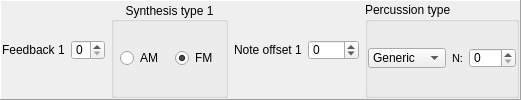
              <widget class="QFrame" name="frame_2">
               <property name="sizePolicy">
                <sizepolicy hsizetype="Preferred" vsizetype="Maximum">
                 <horstretch>0</horstretch>
                 <verstretch>0</verstretch>
                </sizepolicy>
               </property>
               <property name="frameShape">
                <enum>QFrame::Panel</enum>
               </property>
               <property name="frameShadow">
                <enum>QFrame::Raised</enum>
               </property>
               <layout class="QHBoxLayout" name="horizontalLayout_14">
                <property name="leftMargin">
                 <number>1</number>
                </property>
                <property name="topMargin">
                 <number>1</number>
                </property>
                <property name="rightMargin">
                 <number>1</number>
                </property>
                <property name="bottomMargin">
                 <number>1</number>
                </property>
                <item>
                 <widget class="QFrame" name="feedback1_zone">
                  <property name="sizePolicy">
                   <sizepolicy hsizetype="Maximum" vsizetype="Preferred">
                    <horstretch>0</horstretch>
                    <verstretch>0</verstretch>
                   </sizepolicy>
                  </property>
                  <layout class="QHBoxLayout" name="horizontalLayout_11">
                   <property name="leftMargin">
                    <number>0</number>
                   </property>
                   <property name="topMargin">
                    <number>0</number>
                   </property>
                   <property name="rightMargin">
                    <number>0</number>
                   </property>
                   <property name="bottomMargin">
                    <number>0</number>
                   </property>
                   <item>
                    <widget class="QLabel" name="label_25">
                     <property name="toolTip">
                      <string>&lt;html&gt;&lt;head/&gt;&lt;body&gt;&lt;p&gt;&lt;span style=&quot; font-weight:600;&quot;&gt;FeedBack Modulation Factor&lt;/span&gt;&lt;/p&gt;&lt;p&gt;If 0, no feedback is present. If 1-7, operator 1 will send a portion of its output back into itself.&lt;/p&gt;&lt;table border=&quot;1&quot; style=&quot; margin-top:0px; margin-bottom:0px; margin-left:0px; margin-right:0px;&quot; cellspacing=&quot;0&quot; cellpadding=&quot;0&quot;&gt;&lt;tr&gt;&lt;td&gt;&lt;p align=&quot;center&quot;&gt;&lt;span style=&quot; font-weight:600;&quot;&gt;FeedBack&lt;/span&gt;&lt;/p&gt;&lt;/td&gt;&lt;td&gt;&lt;p align=&quot;center&quot;&gt;&lt;span style=&quot; font-weight:600;&quot;&gt;Factor&lt;/span&gt;&lt;/p&gt;&lt;/td&gt;&lt;/tr&gt;&lt;tr&gt;&lt;td&gt;&lt;p align=&quot;center&quot;&gt;0&lt;/p&gt;&lt;/td&gt;&lt;td&gt;&lt;p align=&quot;center&quot;&gt;0&lt;/p&gt;&lt;/td&gt;&lt;/tr&gt;&lt;tr&gt;&lt;td&gt;&lt;p align=&quot;center&quot;&gt;1&lt;/p&gt;&lt;/td&gt;&lt;td&gt;&lt;p align=&quot;center&quot;&gt;n/16&lt;/p&gt;&lt;/td&gt;&lt;/tr&gt;&lt;tr&gt;&lt;td&gt;&lt;p align=&quot;center&quot;&gt;2&lt;/p&gt;&lt;/td&gt;&lt;td&gt;&lt;p align=&quot;center&quot;&gt;n/8&lt;/p&gt;&lt;/td&gt;&lt;/tr&gt;&lt;tr&gt;&lt;td&gt;&lt;p align=&quot;center&quot;&gt;3&lt;/p&gt;&lt;/td&gt;&lt;td&gt;&lt;p align=&quot;center&quot;&gt;n/4&lt;/p&gt;&lt;/td&gt;&lt;/tr&gt;&lt;tr&gt;&lt;td&gt;&lt;p align=&quot;center&quot;&gt;4&lt;/p&gt;&lt;/td&gt;&lt;td&gt;&lt;p align=&quot;center&quot;&gt;n/2&lt;/p&gt;&lt;/td&gt;&lt;/tr&gt;&lt;tr&gt;&lt;td&gt;&lt;p align=&quot;center&quot;&gt;5&lt;/p&gt;&lt;/td&gt;&lt;td&gt;&lt;p align=&quot;center&quot;&gt;n&lt;/p&gt;&lt;/td&gt;&lt;/tr&gt;&lt;tr&gt;&lt;td&gt;&lt;p align=&quot;center&quot;&gt;6&lt;/p&gt;&lt;/td&gt;&lt;td&gt;&lt;p align=&quot;center&quot;&gt;2.n&lt;/p&gt;&lt;/td&gt;&lt;/tr&gt;&lt;tr&gt;&lt;td&gt;&lt;p align=&quot;center&quot;&gt;7&lt;/p&gt;&lt;/td&gt;&lt;td&gt;&lt;p align=&quot;center&quot;&gt;4.n&lt;/p&gt;&lt;/td&gt;&lt;/tr&gt;&lt;/table&gt;&lt;p&gt;When in four-operator mode, the FeedBack value is used only by Operator 1, value of Operators 2, 3 and 4 is ignored.&lt;/p&gt;&lt;/body&gt;&lt;/html&gt;</string>
                     </property>
                     <property name="text">
                      <string>Feedback 1</string>
                     </property>
                    </widget>
                   </item>
                   <item>
                    <widget class="QSpinBox" name="feedback1">
                     <property name="maximumSize">
                      <size>
                       <width>60</width>
                       <height>20</height>
                      </size>
                     </property>
                     <property name="toolTip">
                      <string>&lt;html&gt;&lt;head/&gt;&lt;body&gt;&lt;p&gt;&lt;span style=&quot; font-weight:600;&quot;&gt;FeedBack Modulation Factor&lt;/span&gt;&lt;/p&gt;&lt;p&gt;If 0, no feedback is present. If 1-7, operator 1 will send a portion of its output back into itself.&lt;/p&gt;&lt;table border=&quot;1&quot; style=&quot; margin-top:0px; margin-bottom:0px; margin-left:0px; margin-right:0px;&quot; cellspacing=&quot;0&quot; cellpadding=&quot;0&quot;&gt;&lt;tr&gt;&lt;td&gt;&lt;p align=&quot;center&quot;&gt;&lt;span style=&quot; font-weight:600;&quot;&gt;FeedBack&lt;/span&gt;&lt;/p&gt;&lt;/td&gt;&lt;td&gt;&lt;p align=&quot;center&quot;&gt;&lt;span style=&quot; font-weight:600;&quot;&gt;Factor&lt;/span&gt;&lt;/p&gt;&lt;/td&gt;&lt;/tr&gt;&lt;tr&gt;&lt;td&gt;&lt;p align=&quot;center&quot;&gt;0&lt;/p&gt;&lt;/td&gt;&lt;td&gt;&lt;p align=&quot;center&quot;&gt;0&lt;/p&gt;&lt;/td&gt;&lt;/tr&gt;&lt;tr&gt;&lt;td&gt;&lt;p align=&quot;center&quot;&gt;1&lt;/p&gt;&lt;/td&gt;&lt;td&gt;&lt;p align=&quot;center&quot;&gt;n/16&lt;/p&gt;&lt;/td&gt;&lt;/tr&gt;&lt;tr&gt;&lt;td&gt;&lt;p align=&quot;center&quot;&gt;2&lt;/p&gt;&lt;/td&gt;&lt;td&gt;&lt;p align=&quot;center&quot;&gt;n/8&lt;/p&gt;&lt;/td&gt;&lt;/tr&gt;&lt;tr&gt;&lt;td&gt;&lt;p align=&quot;center&quot;&gt;3&lt;/p&gt;&lt;/td&gt;&lt;td&gt;&lt;p align=&quot;center&quot;&gt;n/4&lt;/p&gt;&lt;/td&gt;&lt;/tr&gt;&lt;tr&gt;&lt;td&gt;&lt;p align=&quot;center&quot;&gt;4&lt;/p&gt;&lt;/td&gt;&lt;td&gt;&lt;p align=&quot;center&quot;&gt;n/2&lt;/p&gt;&lt;/td&gt;&lt;/tr&gt;&lt;tr&gt;&lt;td&gt;&lt;p align=&quot;center&quot;&gt;5&lt;/p&gt;&lt;/td&gt;&lt;td&gt;&lt;p align=&quot;center&quot;&gt;n&lt;/p&gt;&lt;/td&gt;&lt;/tr&gt;&lt;tr&gt;&lt;td&gt;&lt;p align=&quot;center&quot;&gt;6&lt;/p&gt;&lt;/td&gt;&lt;td&gt;&lt;p align=&quot;center&quot;&gt;2.n&lt;/p&gt;&lt;/td&gt;&lt;/tr&gt;&lt;tr&gt;&lt;td&gt;&lt;p align=&quot;center&quot;&gt;7&lt;/p&gt;&lt;/td&gt;&lt;td&gt;&lt;p align=&quot;center&quot;&gt;4.n&lt;/p&gt;&lt;/td&gt;&lt;/tr&gt;&lt;/table&gt;&lt;p&gt;When in four-operator mode, the FeedBack value is used only by Operator 1, value of Operators 2, 3 and 4 is ignored.&lt;/p&gt;&lt;/body&gt;&lt;/html&gt;</string>
                     </property>
                     <property name="maximum">
                      <number>7</number>
                     </property>
                    </widget>
                   </item>
                  </layout>
                 </widget>
                </item>
                <item>
                 <widget class="QGroupBox" name="connect1">
                  <property name="sizePolicy">
                   <sizepolicy hsizetype="Maximum" vsizetype="Preferred">
                    <horstretch>0</horstretch>
                    <verstretch>0</verstretch>
                   </sizepolicy>
                  </property>
                  <property name="toolTip">
                   <string>&lt;html&gt;&lt;head/&gt;&lt;body&gt;&lt;p&gt;&lt;span style=&quot; font-weight:600;&quot;&gt;Synthesis Type.&lt;/span&gt;&lt;/p&gt;&lt;p&gt;AM (1) = Additive synthesis, FM (0) = Frequency Modulation&lt;br/&gt;In four-operator mode, there are two bits controlling the synthesis type. Both are the bit 0 of register C0, one of Operators 1 and 2 and the second of Operators 3 and 4. &lt;/p&gt;
&lt;table border=&quot;1&quot; style=&quot; margin-top:0px; margin-bottom:0px; margin-left:0px; margin-right:0px;&quot; cellspacing=&quot;0&quot; cellpadding=&quot;0&quot;&gt;
&lt;tr&gt;&lt;th&gt;Op 1&amp;amp;2&lt;/th&gt;&lt;th&gt;Op 3&amp;amp;4 &lt;/th&gt;&lt;th&gt;Type&lt;/th&gt;&lt;/tr&gt;
&lt;tr&gt;&lt;td&gt;0&lt;/td&gt;&lt;td&gt;NONE&lt;/td&gt;&lt;td&gt;FM&lt;/td&gt;&lt;/tr&gt;
&lt;tr&gt;&lt;td&gt;1&lt;/td&gt;&lt;td&gt;NONE&lt;/td&gt;&lt;td&gt;AM&lt;/td&gt;&lt;/tr&gt;
&lt;tr&gt;&lt;td&gt;0&lt;/td&gt;&lt;td&gt;0&lt;/td&gt;&lt;td&gt;FM-FM&lt;/td&gt;&lt;/tr&gt;
&lt;tr&gt;&lt;td&gt;1&lt;/td&gt;&lt;td&gt;0&lt;/td&gt;&lt;td&gt;AM-FM&lt;/td&gt;&lt;/tr&gt;
&lt;tr&gt;&lt;td&gt;0&lt;/td&gt;&lt;td&gt;1&lt;/td&gt;&lt;td&gt;FM-AM&lt;/td&gt;&lt;/tr&gt;
&lt;tr&gt;&lt;td&gt;1&lt;/td&gt;&lt;td&gt;1&lt;/td&gt;&lt;td&gt;AM-AM&lt;/td&gt;&lt;/tr&gt;
&lt;/table&gt;
&lt;/body&gt;&lt;/html&gt;</string>
                  </property>
                  <property name="title">
                   <string>Synthesis type 1</string>
                  </property>
                  <property name="alignment">
                   <set>Qt::AlignCenter</set>
                  </property>
                  <layout class="QHBoxLayout" name="horizontalLayout_13">
                   <property name="leftMargin">
                    <number>0</number>
                   </property>
                   <property name="topMargin">
                    <number>0</number>
                   </property>
                   <property name="rightMargin">
                    <number>0</number>
                   </property>
                   <property name="bottomMargin">
                    <number>0</number>
                   </property>
                   <item>
                    <widget class="QRadioButton" name="am1">
                     <property name="sizePolicy">
                      <sizepolicy hsizetype="Maximum" vsizetype="Fixed">
                       <horstretch>0</horstretch>
                       <verstretch>0</verstretch>
                      </sizepolicy>
                     </property>
                     <property name="maximumSize">
                      <size>
                       <width>16777215</width>
                       <height>20</height>
                      </size>
                     </property>
                     <property name="text">
                      <string>AM</string>
                     </property>
                    </widget>
                   </item>
                   <item>
                    <widget class="QRadioButton" name="fm1">
                     <property name="sizePolicy">
                      <sizepolicy hsizetype="Maximum" vsizetype="Fixed">
                       <horstretch>0</horstretch>
                       <verstretch>0</verstretch>
                      </sizepolicy>
                     </property>
                     <property name="maximumSize">
                      <size>
                       <width>16777215</width>
                       <height>20</height>
                      </size>
                     </property>
                     <property name="text">
                      <string>FM</string>
                     </property>
                     <property name="checked">
                      <bool>true</bool>
                     </property>
                    </widget>
                   </item>
                  </layout>
                 </widget>
                </item>
                <item>
                 <widget class="QFrame" name="noteoffset1_zone">
                  <property name="sizePolicy">
                   <sizepolicy hsizetype="Maximum" vsizetype="Preferred">
                    <horstretch>0</horstretch>
                    <verstretch>0</verstretch>
                   </sizepolicy>
                  </property>
                  <layout class="QHBoxLayout" name="horizontalLayout_12">
                   <property name="leftMargin">
                    <number>0</number>
                   </property>
                   <property name="topMargin">
                    <number>0</number>
                   </property>
                   <property name="rightMargin">
                    <number>0</number>
                   </property>
                   <property name="bottomMargin">
                    <number>0</number>
                   </property>
                   <item>
                    <widget class="QLabel" name="label_37">
                     <property name="toolTip">
                      <string>&lt;html&gt;&lt;head/&gt;&lt;body&gt;&lt;p&gt;Offset to one semi-tone (octave is 12 semi-tones)&lt;br/&gt;(0 is don't offset note. Value range from -127 to 127).&lt;/p&gt;&lt;p&gt;&lt;span style=&quot; text-decoration: underline;&quot;&gt;In pair of 2-operator voices mode is an offset of the first voice&lt;/span&gt;&lt;/p&gt;&lt;/body&gt;&lt;/html&gt;</string>
                     </property>
                     <property name="text">
                      <string>Note offset 1</string>
                     </property>
                    </widget>
                   </item>
                   <item>
                    <widget class="QSpinBox" name="noteOffset1">
                     <property name="maximumSize">
                      <size>
                       <width>60</width>
                       <height>20</height>
                      </size>
                     </property>
                     <property name="toolTip">
                      <string>&lt;html&gt;&lt;head/&gt;&lt;body&gt;&lt;p&gt;Offset to one semi-tone (octave is 12 semi-tones)&lt;br/&gt;(0 is don't offset note. Value range from -127 to 127).&lt;/p&gt;&lt;p&gt;&lt;span style=&quot; text-decoration: underline;&quot;&gt;In pair of 2-operator voices mode is an offset of the first voice&lt;/span&gt;&lt;/p&gt;&lt;/body&gt;&lt;/html&gt;</string>
                     </property>
                     <property name="minimum">
                      <number>-127</number>
                     </property>
                     <property name="maximum">
                      <number>127</number>
                     </property>
                    </widget>
                   </item>
                  </layout>
                 </widget>
                </item>
                <item>
                 <widget class="QGroupBox" name="groupBox">
                  <property name="title">
                   <string>Percussion type</string>
                  </property>
                  <layout class="QGridLayout" name="gridLayout_6">
                   <property name="leftMargin">
                    <number>0</number>
                   </property>
                   <property name="topMargin">
                    <number>0</number>
                   </property>
                   <property name="rightMargin">
                    <number>0</number>
                   </property>
                   <property name="bottomMargin">
                    <number>0</number>
                   </property>
                   <item row="0" column="1">
                    <widget class="QLabel" name="label_27">
                     <property name="font">
                      <font>
                       <pointsize>8</pointsize>
                      </font>
                     </property>
                     <property name="toolTip">
                      <string>&lt;html&gt;&lt;head/&gt;&lt;body&gt;&lt;p&gt;&lt;span style=&quot; font-weight:600;&quot;&gt;Fixed pitch note number&lt;/span&gt;&lt;/p&gt;&lt;p&gt;Instrument always plays the same note.&lt;/p&gt;&lt;p&gt;Recommended usage for the percussion instruments. If value is 0 - fixed pitch mode is disabled.&lt;/p&gt;&lt;/body&gt;&lt;/html&gt;</string>
                     </property>
                     <property name="text">
                      <string>N:</string>
                     </property>
                     <property name="alignment">
                      <set>Qt::AlignRight|Qt::AlignTrailing|Qt::AlignVCenter</set>
                     </property>
                    </widget>
                   </item>
                   <item row="0" column="2">
                    <widget class="QSpinBox" name="perc_noteNum">
                     <property name="maximumSize">
                      <size>
                       <width>60</width>
                       <height>20</height>
                      </size>
                     </property>
                     <property name="toolTip">
                      <string>&lt;html&gt;&lt;head/&gt;&lt;body&gt;&lt;p&gt;&lt;span style=&quot; font-weight:600;&quot;&gt;Fixed pitch note number&lt;/span&gt;&lt;/p&gt;&lt;p&gt;Instrument always plays the same note.&lt;/p&gt;&lt;p&gt;Recommended usage for the percussion instruments. If value is 0 - fixed pitch mode is disabled.&lt;/p&gt;&lt;/body&gt;&lt;/html&gt;</string>
                     </property>
                     <property name="maximum">
                      <number>127</number>
                     </property>
                    </widget>
                   </item>
                   <item row="0" column="0">
                    <widget class="QComboBox" name="percMode">
                     <property name="maximumSize">
                      <size>
                       <width>16777215</width>
                       <height>20</height>
                      </size>
                     </property>
                     <property name="toolTip">
                      <string>&lt;html&gt;&lt;head/&gt;&lt;body&gt;&lt;p&gt;&lt;span style=&quot; font-weight:600; text-decoration: underline;&quot;&gt;Drum instrument mode&lt;/span&gt;&lt;/p&gt;&lt;p&gt;&lt;span style=&quot; font-weight:600;&quot;&gt;Generic (a.k.a. Melodic) mode&lt;/span&gt;&lt;/p&gt;&lt;p&gt;Is a mode where are percussions are playing in the regular melodic channels without any limits. &lt;span style=&quot; text-decoration: underline;&quot;&gt;Is highly recommended to use&lt;/span&gt;.&lt;/p&gt;&lt;p&gt;&lt;span style=&quot; font-weight:600;&quot;&gt;Bass-Drum/Snare/TomTom/Cymbal/Hi-hat&lt;/span&gt;&lt;br/&gt;Enables legacy percussion mode where are five restricted channels. This mode is restricts a playing more than one sound of every type. For example, in this mode is impossible playing multiple snares or multiple bass-drums. &lt;span style=&quot; text-decoration: underline;&quot;&gt;This mode is available only on some special bank formats (for example, IBK, SBI). Other bank formats are supports a generic mode only&lt;/span&gt;!&lt;/p&gt;&lt;/body&gt;&lt;/html&gt;</string>
                     </property>
                     <item>
                      <property name="text">
                       <string>Generic</string>
                      </property>
                     </item>
                     <item>
                      <property name="text">
                       <string>Bass</string>
                      </property>
                     </item>
                     <item>
                      <property name="text">
                       <string>Snare</string>
                      </property>
                     </item>
                     <item>
                      <property name="text">
                       <string>Tom-tom</string>
                      </property>
                     </item>
                     <item>
                      <property name="text">
                       <string>Cymbal</string>
                      </property>
                     </item>
                     <item>
                      <property name="text">
                       <string>Hi-Hat</string>
                      </property>
                     </item>
                    </widget>
                   </item>
                  </layout>
                 </widget>
                </item>
               </layout>
              </widget>
